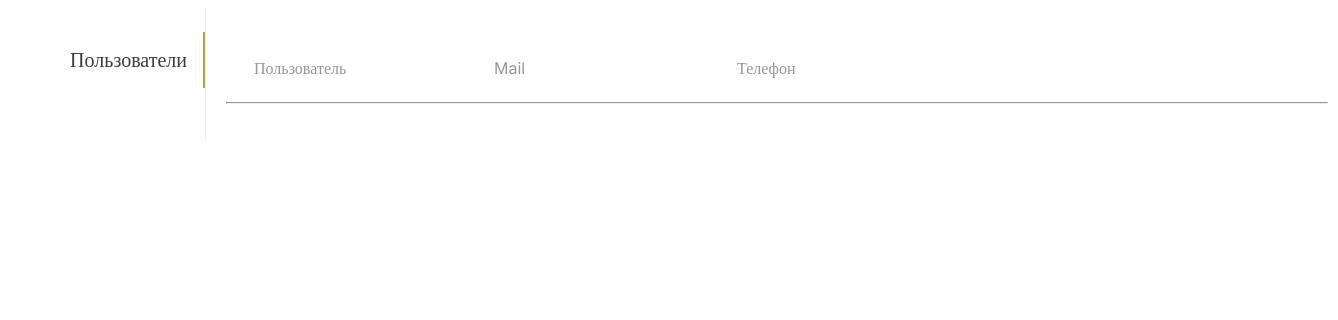
The app's page /moderator/, older data.
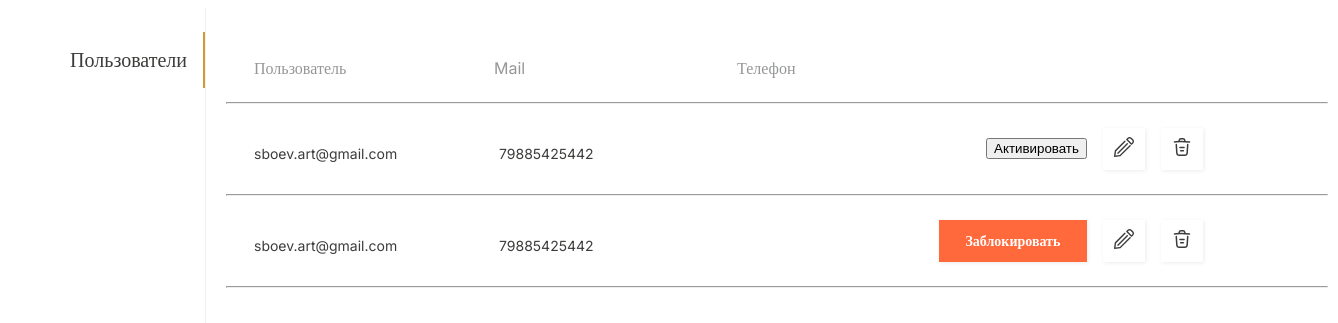
The same page, newer data.
### users/models.py (models this page shows, shortened)
class User(AbstractUser):
    Activity = models.BooleanField(verbose_name='Активировать/Деактивировать пользователя', default=False)
    patronymic = models.CharField(verbose_name='Отчество', max_length=100)
    birthdate = models.DateField(verbose_name='Дата рождения', max_length=100, blank=True, null=True)
    city = models.CharField(verbose_name='Город', max_length=100)
    number_phone = models.CharField(verbose_name='Телефон', max_length=100)
    mail = models.CharField(verbose_name='Электронная почта', max_length=100)
    social_contact = models.CharField(verbose_name='Контакт для оперативной связи (Телеграм, VK или что-то ещё)',
                                      max_length=100)
    course = models.CharField(verbose_name='Укажите вашу ступень обучения', max_length=100)
    university = models.CharField(verbose_name='Расскажите, какого университета', max_length=100)
    department = models.CharField(verbose_name='Кафедра', max_length=100)
    specialization = models.CharField(verbose_name='Специальность', max_length=100)
    year_graduation = models.CharField(verbose_name='Укажите год окончания', max_length=100)
    average_score = models.CharField(verbose_name='Укажите ваш средний балл в вузе', max_length=100)
    educational_interests = models.CharField(verbose_name='Расскажите о своих учебных интересах:', max_length=100)
    what_tasks = models.CharField(
        verbose_name='Опишите, какими задачами вам было бы интересно заниматься во время стажировки', max_length=100)
    achievements = models.CharField(verbose_name='Расскажите о своих достижениях', max_length=100)
    work_experience = models.CharField(
        verbose_name='Если у вас есть опыт работы/стажировки, расскажите об этом подробнее', max_length=100)
    find_out = models.CharField(verbose_name='Откуда вы узнали о стажировках в Банке Центр-Инвест', max_length=100)
    interested_internship = models.CharField(
        verbose_name='Почему вас заинтересовала стажировка в Банке Центр-Инвест, и чего вы от неё ждёте?',
        max_length=100)
    resume = models.FileField(verbose_name='Добавьте резюме', blank=True, null=True)

### users/views.py (the view)
# urls.py: path('', UserAdminListView.as_view(), name="all_users"),
class UserAdminListView(generic.ListView):
    model = User
    context_object_name = 'users'
    template_name = 'users/admin-user.html'

### templates/users/admin-user.html (shortened to what this page needs)
{% load static %}
<!DOCTYPE html>
<html lang="en">
<head>
    <link rel="stylesheet" href="{% static 'css/user.css' %}">
</head>
<body>
    <div class="section-admin">
        <div class="block-left-admin">
            <div class="p-2 menu-left-admin-active">
                <div class="menu-left-2">
                    <div class="menu-left-3">
                        <a href="{% url 'all_users' %}" class="text-decoration-none text-admin-menu-active">Пользователи</a>
                    </div>
                </div>
            </div>
        </div>
        <div class="block-right-admin">
            <div class="container admin-users-block">
                    <div class="d-flex p-2 flex-fill block-filter-2">
                        <div class="input-group mb-3 filter-text-admin-block">
                            <h1 class="filter-text-admin">Пользователь</h1>
                        </div>
                        <div class="input-group mb-3 filter-text-admin-block-2">
                            <h1 class="filter-text-admin">Mail</h1>
                        </div>
                        <div class="input-group mb-3 filter-text-admin-block-3">
                            <h1 class="filter-text-admin">Телефон</h1>
                        </div>
                    </div>
                    <hr class="hr-uder-2">
                    {% for i in users %}
                        <div id="user-{{ i.pk }}">
                        <div class="d-flex admin-users-block-2">
                        <div class="d-flex p-2 flex-fill align-items-start user-admin-block">
                            <div class="d-flex p-2 user-admin-col-2">
                                <p class="user-text-mail">{{ i.mail }}</p>
                            </div>
                            <div class="d-flex p-2 user-admin-col-3">
                                <p class="user-text-tel">{{ i.number_phone }}</p>
                            </div>
                        </div>
                        <div class="d-flex p-2 user-admin-col-4">
                            <div class="status" id="status{{ i.pk }}">
                                {% if i.Activity == True %}
                                    <button type="button" class="btn btn-dark button-admin-1" id="user_status{{ i.pk }}" onclick="status_user({{ i.pk }});"  data-userid="{{ i.pk }}" data-status="0">Заблокировать</button>
                                {% else %}
                                    <button type="button" class="btn btn-dark button-admin-4" id="user_status{{ i.pk }}" onclick="status_user({{ i.pk }});"  data-userid="{{ i.pk }}" data-status="1">Активировать</button>
                                {% endif %}
                            </div>
                            <button type="button" class="btn btn-dark button-admin-2" onclick="window.location.href='{% url 'user_detail' i.pk %}';">
                            </button>
                            <button type="button" class="btn btn-dark button-admin-3 delete_user_button" id="delete_user-{{ i.pk }}" onclick="delete_user({{ i.pk }})">
                            </button>
                        </div>
                    </div>
                    <hr class="hr-user">
                        </div>
                    {% endfor %}
                </div>
        </div>
    </div>
</body>
</html>

### static/css/user.css (style rules this page uses)
.section-admin { display: flex; height: 100%; }
.hr-uder-2 { min-width: 1100px !important; }
.hr-user { min-width: 1100px !important; }
.block-left-admin { display: flex; flex-direction: column; align-items: flex-end; padding: 24px 0px 0px; max-width: 197px; height: auto; border-right: 1px solid rgba(149, 150, 151, 0.15); text-align: right; }
.block-right-admin { display: flex; align-items: flex-start; padding: 24px 0px 0px 20px; gap: 14px; width: 100%; max-width: 65%; height: 100%; margin-bottom: 30px; flex-direction: column; }
.menu-left-2 { display: flex; flex-direction: row; align-items: center; padding: 0px !important; gap: 16px; width: 362px; height: 56px; }
.menu-left-3 { display: flex; flex-direction: row; justify-content: flex-end; align-items: center; padding: 16px 16px 16px 7px!important; gap: 14px; max-width: 262px; width: 100%; flex-wrap: wrap; height: 100%; }
.text-admin-menu-active { height: 24px; font-family: 'Inter'; font-style: normal; font-weight: 500; font-size: 20px; line-height: 24px; text-align: right; color: #3C3C3B; text-decoration: none; }
.menu-left-admin-active { border: 2px solid #D19B33; border-width: 0 2px 0 0; display: flex; flex-direction: row; justify-content: flex-end; align-items: center; padding: 0px !important; gap: 16px; width: 197px; height: 56px; }
.block-right-admin { display: flex; align-items: flex-start; padding: 24px 0px 0px 20px; gap: 14px; width: 100%; max-width: 74%; height: 100%; margin-bottom: 30px; flex-direction: column; }
.block-filter-2 { padding: 16px 28px !important; width: 600px; height: auto; gap: 18px; }
.d-flex { display: flex!important; }
.input-group { position: relative; display: flex; flex-wrap: wrap; align-items: stretch; width: 100%; }
.filter-text-admin-block { min-width: 222px; height: auto; margin-bottom: 0px !important; }
.filter-text-admin { font-family: 'Inter'; font-style: normal; font-weight: 400; font-size: 16px; line-height: 19px; display: flex; align-items: center; color: #959697; margin-bottom: 0px !important; }
.admin-users-block { background: #FFFFFF; border-radius: 8px; height: auto; height: auto; width: 100%; padding: 0px !important; }
.user-admin-block { align-items: center; padding: 0px !important; gap: 25px; width: 1110px; height: 42px; }
.user-admin-col-4 { align-items: center; padding: 0px !important; gap: 16px; width: 264px; height: 42px; }
.admin-users-block-2 { padding: 16px 28px !important; width: 100%; justify-content: space-between; gap: 33px; max-width: 97%; }
.filter-text-admin-block-2 { min-width: 225px; height: auto; margin-bottom: 0px !important; }
.filter-text-admin-block-3 { min-width: 200px; height: auto; margin-bottom: 0px !important; }
.user-admin-col-2 { padding: 10px 0px !important; gap: 10px; width: 220px; height: 40px; }
.user-admin-col-3 { padding: 10px 0px !important; gap: 10px; width: 160px; height: 40px; }
.button-admin-1 { --bs-btn-active-bg: #c76547 !important; justify-content: center; align-items: center; padding: 0px 12px; gap: 12px; width: 148px; height: 42px; background: #FF693B; box-shadow: 1px 1px 4px rgba(0, 0, 0, 0.08); font-family: 'Inter'; font-style: normal; font-weight: 600; font-size: 14px; line-height: 17px; display: flex; text-align: center; color: #FFFFFF; border-radius: 0px; border: 0px; }
.button-admin-2 { --bs-btn-active-bg: #dddbdb !important; padding: 0px !important; gap: 12px; width: 42px; height: 42px; background: #FFFFFF; box-shadow: 1px 1px 4px rgba(0, 0, 0, 0.08); border-radius: 0px; border: 0px; }
.button-admin-3 { --bs-btn-active-bg: #dddbdb !important; padding: 0px !important; gap: 12px; width: 42px; height: 42px; background: #FFFFFF; box-shadow: 1px 1px 4px rgba(0, 0, 0, 0.08); border-radius: 0px; border: 0px; }
.user-text-mail { height: 21px; font-family: 'Inter'; font-style: normal; font-weight: 400; font-size: 14px; line-height: 21px; display: flex; align-items: center; color: #3C3C3B; }
.user-text-tel { height: 21px; font-family: 'Inter'; font-style: normal; font-weight: 400; font-size: 14px; line-height: 21px; display: flex; align-items: center; color: #3C3C3B; }

Row changes from the older to the newer data that the page shows:
added User: mail "sboev.art@gmail.com", number_phone "79885425442"
added User: mail "sboev.art@gmail.com", number_phone "79885425442"
